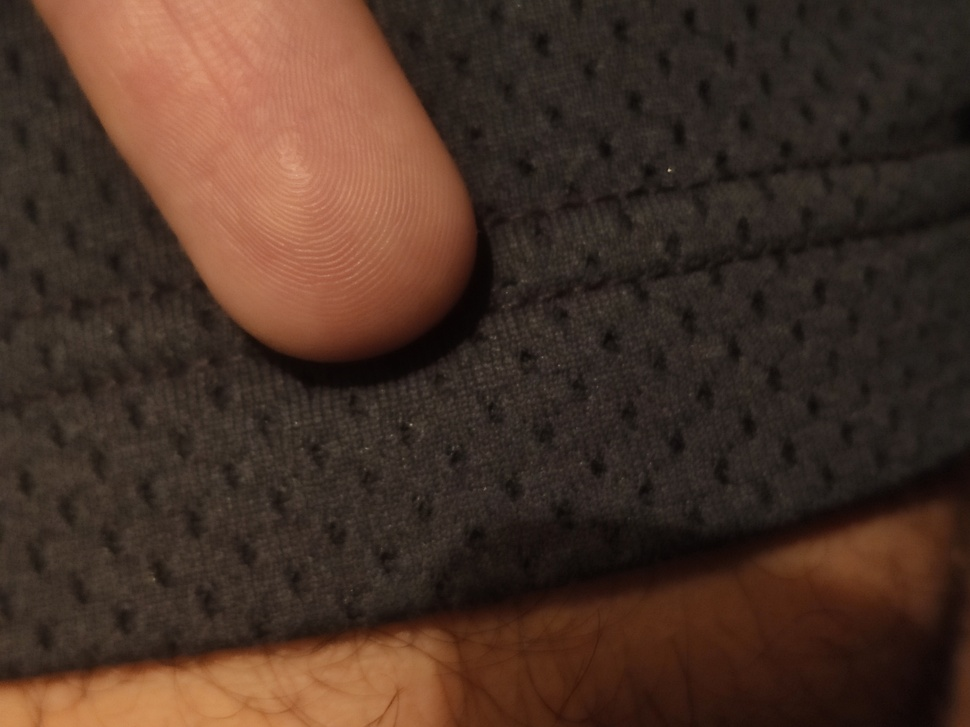
#> input picture Images/R_m_2.jpg, 970 x 727 px, shrunk from 4000 x 3000 before the run
$ python -i orientation_and_cropping.py   (imports and definitions only)
#> lines starting #> are read from the running program, lines starting #| are printed output that depends on the picture; after the words box and inside, x2 and y2 are one past the last pixel; in counts of white or black regions, pixels touching at a corner belong together; long printed decimals are rounded
# This file contains a class which is responsible for finding
# the orientation of a finger image, aligning it to be
# pointing upwards and then cropping the ROI (fingerprint).

# The two final methods call all the rest to perform the operations.
# "process" returns the final aligned, cropped image and
# "process_and_display" displays all the steps taken in order to get there.

import cv2 as cv
import math
import numpy as np
import matplotlib.pyplot as plt


class OrientationCrop:

    def __init__(self):
        pass

    def findAngle(self, img, display=False):
        '''Finds angle/orientation of finger image'''

        # Grayscale
        gray = cv.cvtColor(img, cv.COLOR_BGR2GRAY)

        #===============================================================

        y, x = np.meshgrid(np.arange(gray.shape[1]), np.arange(gray.shape[0]))

        # create a new figure and a 3D axes object
        fig = plt.figure()
        ax = fig.add_subplot(111, projection='3d')

        # plot the surface
        surf = ax.plot_surface(x, y, gray)

        # set the axis labels
        ax.set_xlabel('X')
        ax.set_ylabel('Y')
        ax.set_zlabel('Z')

        # show the plot
        plt.show()

        #==================================================================

        # Threshold
        #thresh = cv.adaptiveThreshold(gray, 255, cv.ADAPTIVE_THRESH_MEAN_C, cv.THRESH_BINARY, 201, 2)
        #ret2, thresh = cv.threshold(gray, 7, 255, cv.THRESH_BINARY+cv.THRESH_OTSU)
        _, thresh = cv.threshold(gray, 100, 255, cv.THRESH_BINARY)
        print(gray.flatten().mean())
        print(gray.flatten().std())
        h, w = img.shape[0], img.shape[1]

        # Contours - Find the real contour
        contours, hierarchy = cv.findContours(thresh, cv.RETR_LIST, cv.CHAIN_APPROX_SIMPLE)
        blank = np.zeros((h, w, 3), dtype='uint8')  # For displaying purposes only
        cv.drawContours(blank, contours, -1, (0, 0, 255), 4)  # Fow displaying purposes only
        c = []
        for i, cnt in enumerate(contours):
            c.append(cv.contourArea(cnt))
        ind = c.index(max(c))
        cnt = contours[ind]

        # Fit Ellipse to get orientation
        ellipse = cv.fitEllipse(cnt)
        (x, y), (MA, ma), angle = cv.fitEllipse(cnt)
        #if angle <= 90:
        #    angle = angle + 180
        x1, y1 = x, y  # Fow displaying purposes only
        x2 = x1 + 500 * math.cos((angle - 90) * np.pi / 180.)  # Fow displaying purposes only
        y2 = y1 + 500 * math.sin((angle - 90) * np.pi / 180.)  # Fow displaying purposes only

        if display:
            # Show images of all steps
            cv.namedWindow('Original', cv.WINDOW_NORMAL)
            cv.imshow('Original', img)

            cv.namedWindow('Step 1: Grayscale', cv.WINDOW_NORMAL)
            cv.imshow('Step 1: Grayscale', gray)

            cv.namedWindow('Step 2: Thresholded', cv.WINDOW_NORMAL)
            cv.imshow('Step 2: Thresholded', thresh)

            cv.namedWindow('Step 3: Contour', cv.WINDOW_NORMAL)
            cv.imshow('Step 3: Contour', blank)
            thresh2 = np.zeros(img.shape)
            thresh2[:, :, 0], thresh2[:, :, 1], thresh2[:, :, 2] = thresh.copy(), thresh.copy(), thresh.copy()
            cv.arrowedLine(thresh2, (int(x1), int(y1)), (int(x2), int(y2)), (255, 0, 0), 8)
            cv.namedWindow('Step 4: Orientation', cv.WINDOW_NORMAL)
            cv.imshow('Step 4: Orientation', thresh2)

        return angle

    def rotate(self, img, angle, rotPoint=None, display=False):
        """Returns the original image but rotated in the right direction"""

        (h, w) = img.shape[:2]

        if rotPoint == None:
            rotPoint = (w // 2, h // 2)

        rotMat = cv.getRotationMatrix2D(rotPoint, angle, 1.0)
        dimensions = (w, h)

        rotated = cv.warpAffine(img, rotMat, dimensions)

        if display:
            # display rotated image
            cv.namedWindow('Step 5: Rotation', cv.WINDOW_NORMAL)
            cv.imshow('Step 5: Rotation', rotated)

        return rotated

    def crop(self, rotated, display=False):
        """
        Finds the center of the fingerprint and returns a crop of the original image
        to be passed to the next stage of preprocessing. First part is same as
        findAngle method because the contours are needed again for the new image.
        """

        # Grayscale
        gray = cv.cvtColor(rotated, cv.COLOR_BGR2GRAY)

        # Threshold
        #thresh = cv.adaptiveThreshold(gray, 255, cv.ADAPTIVE_THRESH_MEAN_C, cv.THRESH_BINARY, 201, 2)
        #_, thresh = cv.threshold(gray, 7, 255, cv.THRESH_BINARY+cv.THRESH_OTSU)
        _, thresh = cv.threshold(gray, 100, 255, cv.THRESH_BINARY)
        h, w = rotated.shape[0], rotated.shape[1]

        # Contours
        contours, hierarchy = cv.findContours(thresh, cv.RETR_TREE, cv.CHAIN_APPROX_SIMPLE)
        blank = np.zeros((h, w, 3), dtype='uint8')
        cv.drawContours(blank, contours, -1, (0, 0, 255), 3)
        # Find the real contour
        c = []
        for i, cnt in enumerate(contours):
            c.append(cv.contourArea(cnt))
        ind = c.index(max(c))
        cnt = contours[ind]

        # Fit Rectangle/Get center
        x, y, w, h = cv.boundingRect(cnt)

        # Crop
        cropped = rotated[y:y + h, x:x + w, :]

        if display:
            # display cropped image
            cv.namedWindow('Step 6: Crop', cv.WINDOW_NORMAL)
            cv.imshow('Step 6: Crop', cropped)
            cv.waitKey(0)
        return cropped

    def process(self, img):
        """Runs all the methods and returns final cropped BGR image"""
        angle = self.findAngle(img)
        rotated = self.rotate(img, angle)
        cropped = self.crop(rotated)
        return cropped

    # This method will plot all the steps of the process.
    def process_and_display(self, img):
        """Runs all the methods BUT displays the result of each step"""
        angle = self.findAngle(img, display=True)
        rotated = self.rotate(img, angle, display=True)
        cropped = self.crop(rotated, display=True)

>>> import cv2
>>> picture = cv2.imread('Images/R_m_2.jpg')
#> picture is the input picture: shape (727, 970, 3); mean B, G, R 38.7, 50.2, 72.2
>>> result = OrientationCrop().process(picture)
#> in findAngle, `surf = ax.plot_surface(x, y, gray)`:
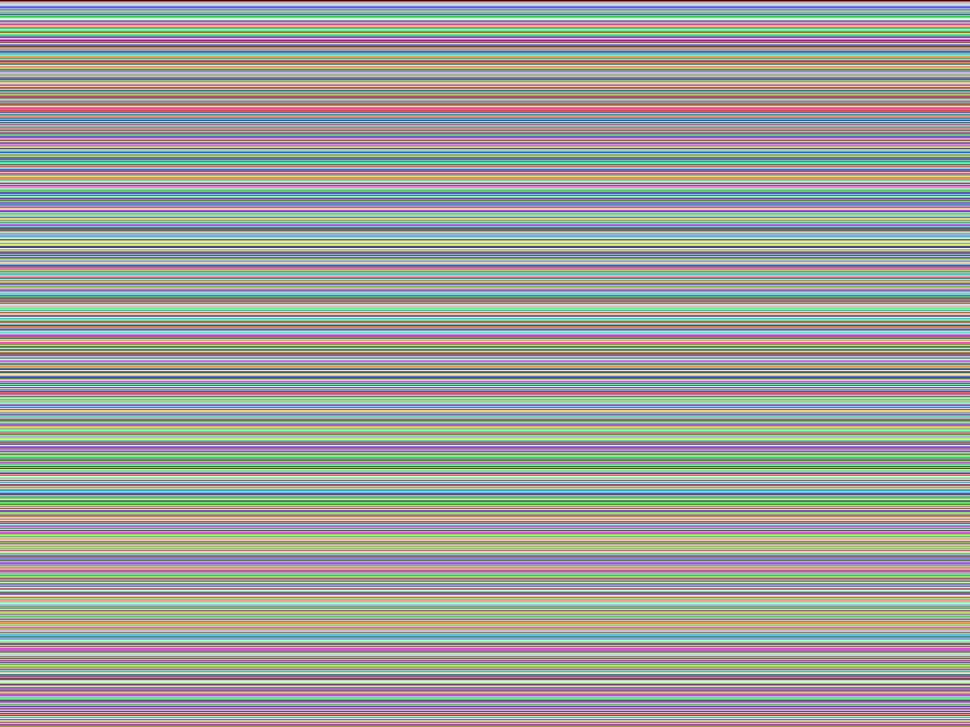
#> x: shape (727, 970) int64; 727 distinct labels, from 0 to 726; one colour per label, 0 black
#> in findAngle, `plt.show()`:
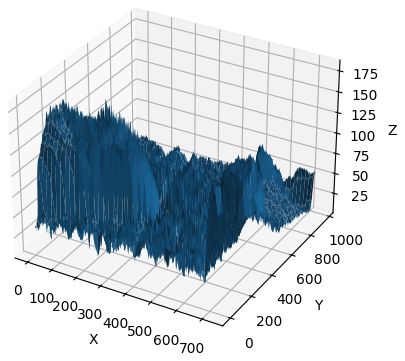
#> figure drawn by matplotlib, 1 panel
#> in findAngle, `_, thresh = cv.threshold(gray, 100, 255, cv.THRESH_BINARY)`:
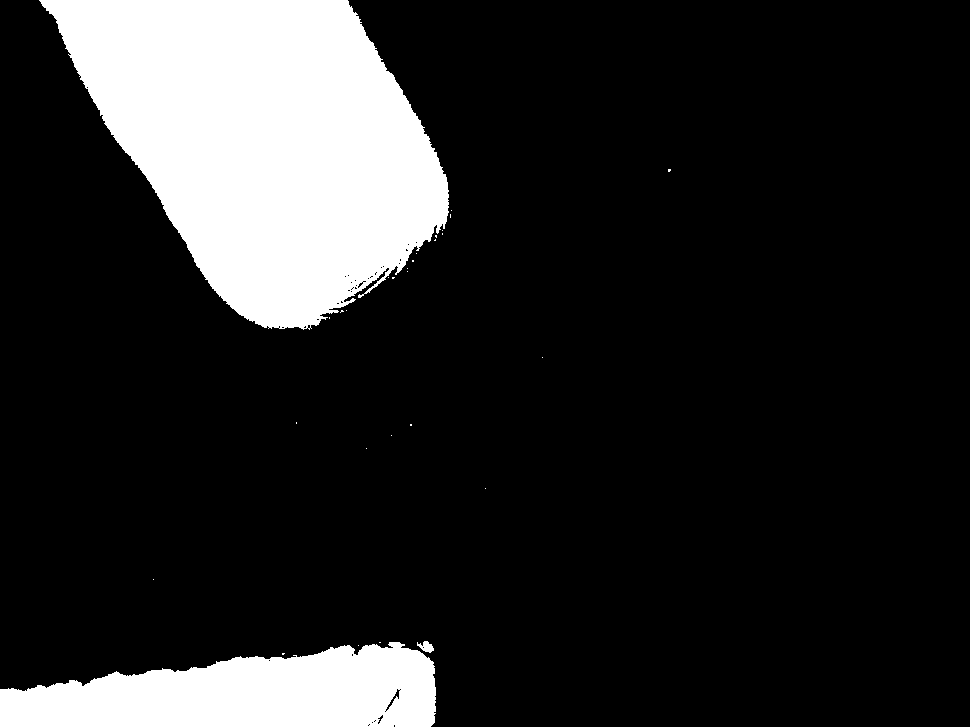
#> thresh: shape (727, 970); 16.1% white; 29 white regions (26 under 20 px)
#| 55.457
#| 36.432
#> in findAngle, `contours, hierarchy = cv.findContours(thresh, cv.RETR_LIST, cv.CHAIN_A..`: contours = 74 contours, 69 with area under 20; largest, box (x1, y1, x2, y2) and area: (39, 0, 449, 330) 85862, (0, 642, 436, 727) 26404, (417, 641, 434, 653) 94, (385, 688, 401, 712) 84, (377, 714, 384, 725) 27
#> the loop in findAngle, `for i, cnt in enumerate(contours):` made 74 passes
#> cnt on passes 1, 2, 3, 4, 5, 7, 8, 10, 12, 13, 14, 16: [[367, 725], [368, 724], [369, 725], [368, 726]], [[368, 724], [369, 723], [370, 724], [369, 725]], [[371, 722], [372, 721], [373, 722], [372, 723]], [[373, 721], [374, 720], [375, 721], [374, 722]], [[374, 720], [375, 719], [376, 720], [375, 721]], [[384, 711], [385, 710], [386, 711], [385, 712]], [[399, 689], [400, 688], [401, 689], [400, 690]], [[268, 660], [269, 659], [270, 660], [269, 661]], [[282, 653], [282, 654], [283, 654], [284, 653]], [[422, 647], [423, 646], [424, 647], [423, 648]], [[358, 645]], [[379, 642], [380, 642]]
#> after the loop in findAngle, `for i, cnt in enumerate(contours):`: c = 74 values, max 85862 at index 73, min 0 at index 13, mean 1522
#> in findAngle, `ind = c.index(max(c))`: ind = 73
#> in findAngle, `cnt = contours[ind]`: cnt = contour of 702 points, box (x1, y1, x2, y2) (39, 0, 449, 330), area 85862
#> in findAngle, `ellipse = cv.fitEllipse(cnt)`: ellipse = ((249.2, 104.9), (289.5, 480.6), 145.6)
#> in findAngle, `(x, y), (MA, ma), angle = cv.fitEllipse(cnt)`: x = 249.2; y = 104.9; MA = 289.5; ma = 480.6; angle = 145.6
#> in findAngle, `x1, y1 = x, y`: x1 = 249.2; y1 = 104.9
#> in findAngle, `x2 = x1 + 500 * math.cos((angle - 90) * np.pi / 180.)`: x2 = 531.8
#> in findAngle, `y2 = y1 + 500 * math.sin((angle - 90) * np.pi / 180.)`: y2 = 517.3
#> in process, `angle = self.findAngle(img)`: angle = 145.6
#> in rotate, `rotMat = cv.getRotationMatrix2D(rotPoint, angle, 1.0)`: rotMat = [[-0.825, 0.565, 679.9], [-0.565, -0.825, 936.6]]
#> in crop, `gray = cv.cvtColor(rotated, cv.COLOR_BGR2GRAY)`:
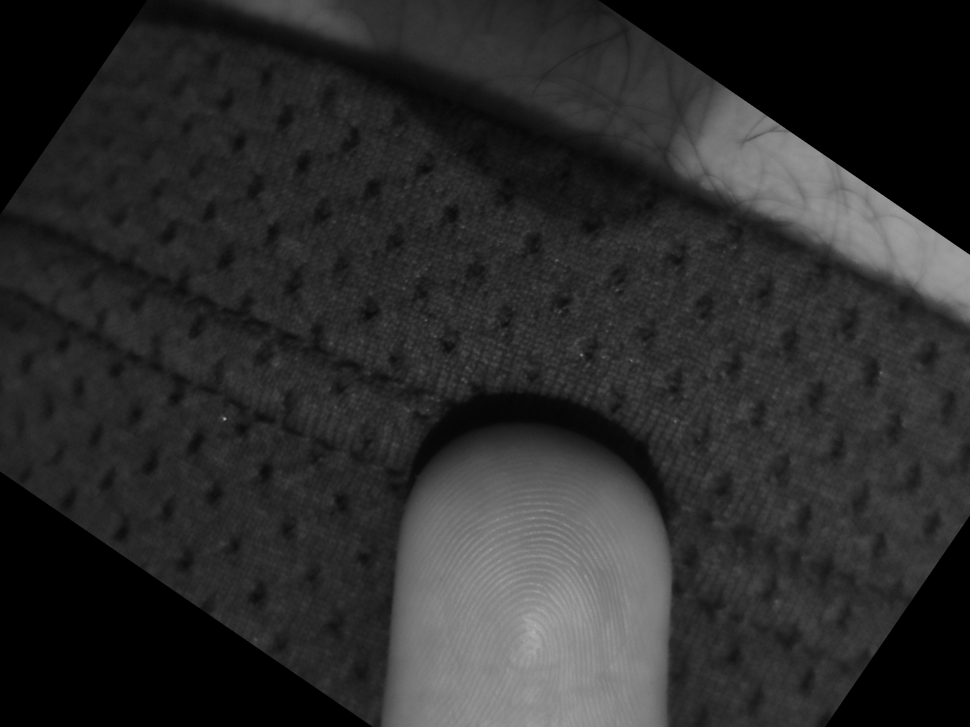
#> gray: shape (727, 970); min 0, max 176, mean 43.7
#> in crop, `_, thresh = cv.threshold(gray, 100, 255, cv.THRESH_BINARY)`:
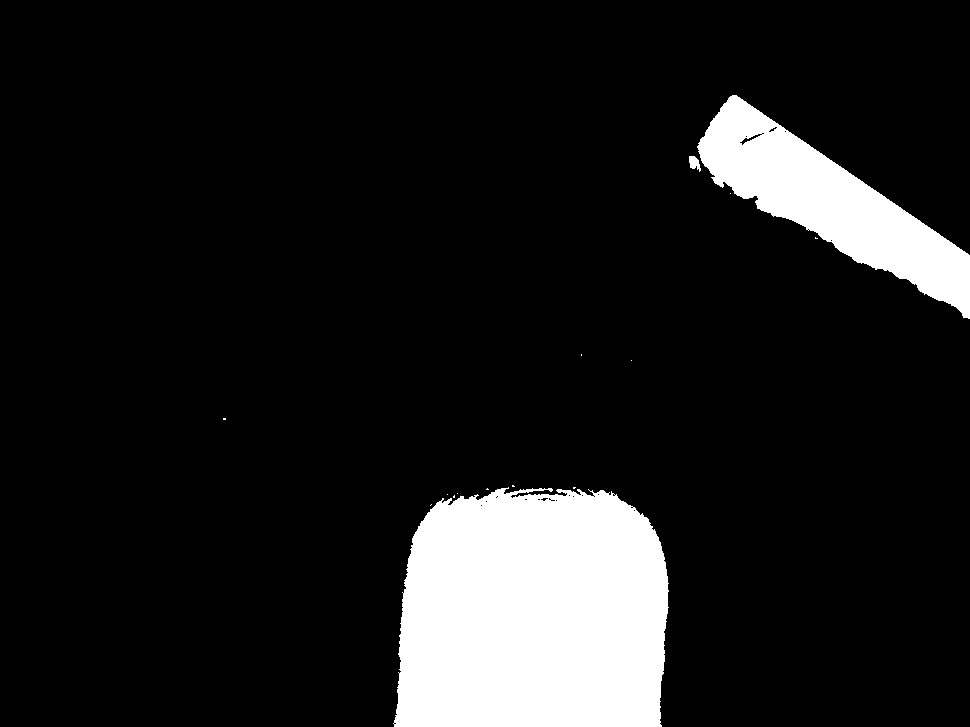
#> thresh: shape (727, 970); 11.4% white; 15 white regions (12 under 20 px)
#> in crop, `contours, hierarchy = cv.findContours(thresh, cv.RETR_TREE, cv.CHAIN_A..`: contours = 41 contours, 36 with area under 20; largest, box (x1, y1, x2, y2) and area: (393, 487, 669, 727) 58516, (697, 95, 970, 319) 20788, (689, 156, 701, 172) 96, (739, 133, 763, 146) 76, (768, 126, 778, 133) 22
#> in crop, `cv.drawContours(blank, contours, -1, (0, 0, 255), 3)`:
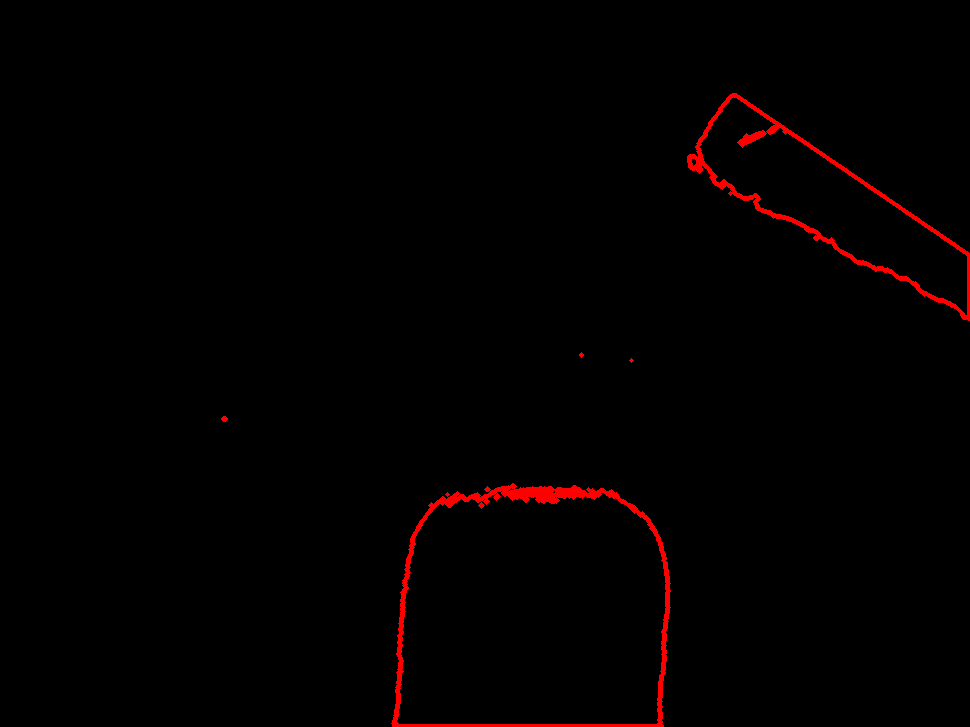
#> blank: shape (727, 970, 3); mean of channels 0, 1, 2 0, 0, 3.2; drawn as B, G, R
#> the loop in crop, `for i, cnt in enumerate(contours):` made 41 passes
#> cnt on passes 1, 2, 3, 4, 5, 6, 9, 11, 12, 13, 19, 20: [[431, 504], [430, 505]], [[454, 495], [453, 496], [453, 497], [454, 497]], [[447, 494]], [[457, 493]], [[487, 488], [486, 489], [488, 489]], [[573, 487], [573, 488], [574, 488], [575, 487]], [[633, 510], [634, 509], [635, 510], [634, 511]], [[480, 505], [481, 504], [482, 505], [481, 506]], [[485, 501], [486, 500], [487, 501], [486, 502]], [[555, 500], [556, 499], [557, 500], [556, 501]], [[495, 497], [496, 496], [497, 497], [496, 498]], [[593, 496], [594, 495], [595, 496], [594, 497]]
#> after the loop in crop, `for i, cnt in enumerate(contours):`: c = 41 values, max 58515.5 at index 6, min 0 at index 0, mean 1941.3
#> in crop, `ind = c.index(max(c))`: ind = 6
#> in crop, `cnt = contours[ind]`: cnt = contour of 487 points, box (x1, y1, x2, y2) (393, 487, 669, 727), area 58516
#> in crop, `x, y, w, h = cv.boundingRect(cnt)`: x = 393; y = 487; w = 276; h = 240
#> in crop, `cropped = rotated[y:y + h, x:x + w, :]`:
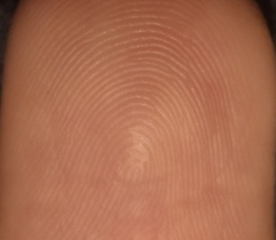
#> cropped: shape (240, 276, 3); mean B, G, R 79.7, 107.1, 169.7

$ run again, on Images/R_m_3.jpg
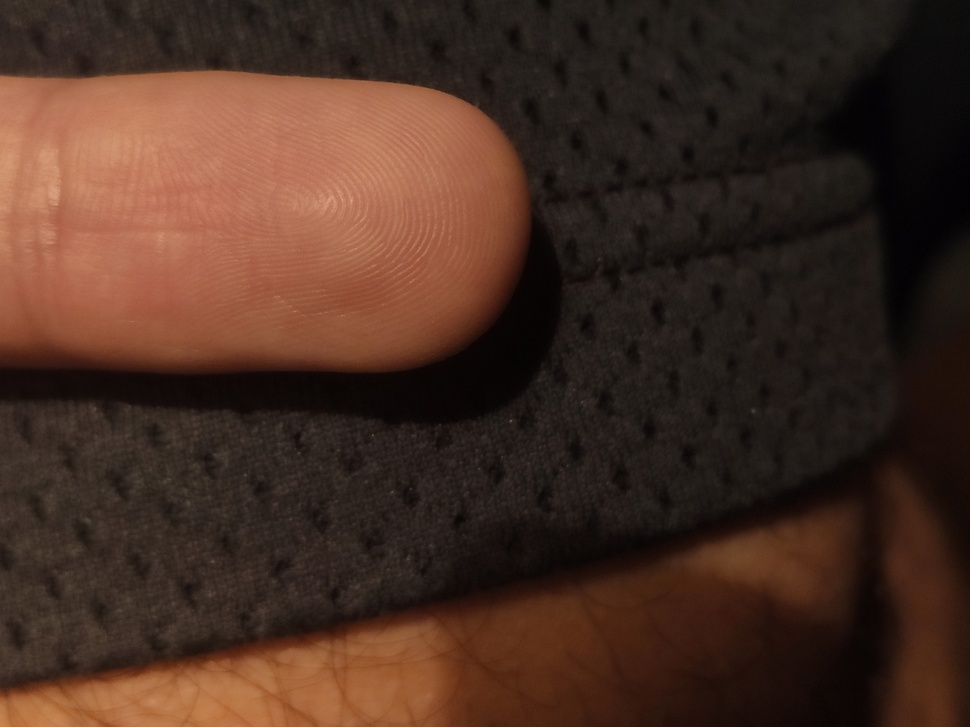
#> input picture Images/R_m_3.jpg, 970 x 727 px, shrunk from 4000 x 3000 before the run
#> picture is the input picture: shape (727, 970, 3); mean B, G, R 34.7, 46.3, 71.3
#> in findAngle, `_, thresh = cv.threshold(gray, 100, 255, cv.THRESH_BINARY)`:
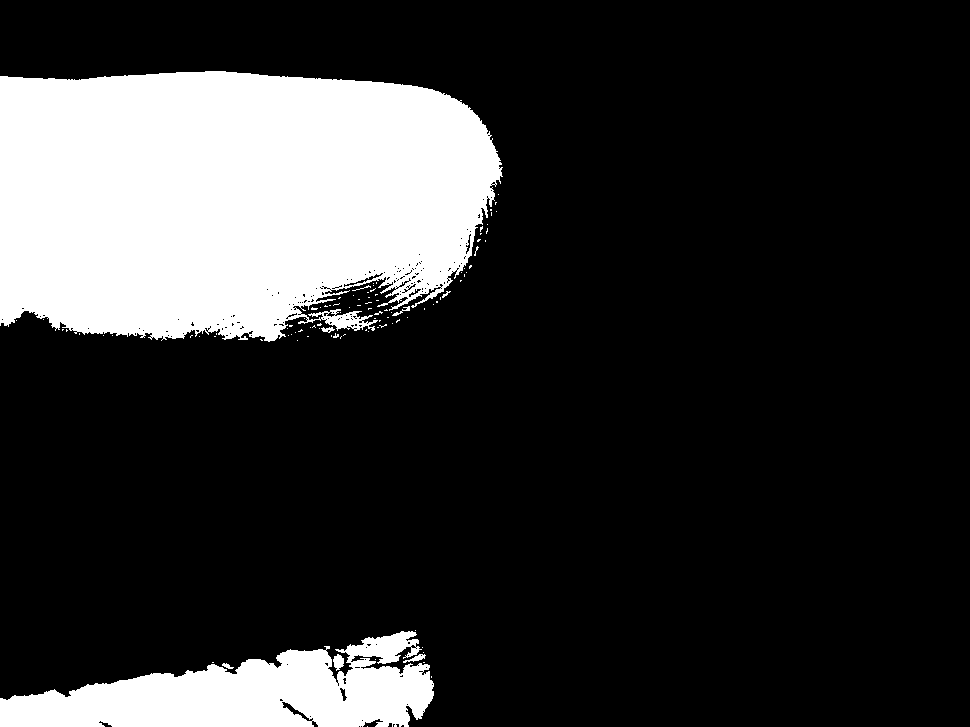
#> thresh: shape (727, 970); 19.8% white; 102 white regions (93 under 20 px)
#| 52.469
#| 41.123
#> in findAngle, `contours, hierarchy = cv.findContours(thresh, cv.RETR_LIST, cv.CHAIN_A..`: contours = 322 contours, 306 with area under 20; largest, box (x1, y1, x2, y2) and area: (0, 71, 503, 342) 113901, (0, 631, 434, 727) 23614, (281, 701, 314, 722) 157, (343, 272, 384, 288) 120, (333, 654, 344, 671) 104
#> the loop in findAngle, `for i, cnt in enumerate(contours):` made 322 passes
#> cnt on passes 1 to 3: [[367, 726]], [[361, 720], [362, 719], [363, 720], [362, 721]], [[309, 716], [310, 715], [311, 716], [310, 717]]
#> after the loop in findAngle, `for i, cnt in enumerate(contours):`: c = 322 values, max 113901 at index 321, min 0 at index 0, mean 432.5
#> in findAngle, `ind = c.index(max(c))`: ind = 321
#> in findAngle, `cnt = contours[ind]`: cnt = contour of 1289 points, box (x1, y1, x2, y2) (0, 71, 503, 342), area 113901
#> ellipse = ((200.4, 199.8), (272.6, 617.2), 87.22)
#> in findAngle, `(x, y), (MA, ma), angle = cv.fitEllipse(cnt)`: x = 200.4; y = 199.8; MA = 272.6; ma = 617.2; angle = 87.22
#> x1 = 200.4; y1 = 199.8
#> x2 = 699.9
#> y2 = 175.5
#> in process, `angle = self.findAngle(img)`: angle = 87.22
#> rotMat = [[0.0484, 0.999, 98.94], [-0.999, 0.0484, 829.9]]
#> in crop, `contours, hierarchy = cv.findContours(thresh, cv.RETR_TREE, cv.CHAIN_A..`: contours = 205 contours, 191 with area under 20; largest, box (x1, y1, x2, y2) and area: (180, 337, 453, 727) 85768, (749, 430, 844, 727) 18526, (813, 552, 835, 584) 154, (389, 461, 403, 502) 111, (769, 519, 785, 530) 103
#> the loop in crop, `for i, cnt in enumerate(contours):` made 205 passes
#> cnt on passes 1, 2, 4: [[443, 655], [444, 656]], [[445, 631], [445, 632]], [[442, 630], [443, 630]]
#> after the loop in crop, `for i, cnt in enumerate(contours):`: c = 205 values, max 85767.5 at index 90, min 0 at index 0, mean 515.4
#> in crop, `ind = c.index(max(c))`: ind = 90
#> in crop, `cnt = contours[ind]`: cnt = contour of 1002 points, box (x1, y1, x2, y2) (180, 337, 453, 727), area 85768
#> in crop, `x, y, w, h = cv.boundingRect(cnt)`: x = 180; y = 337; w = 273; h = 390
#> in crop, `cropped = rotated[y:y + h, x:x + w, :]`:
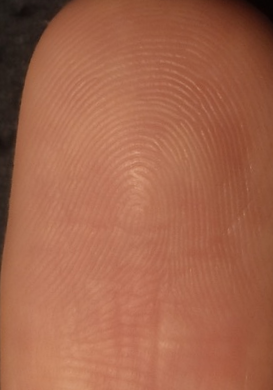
#> cropped: shape (390, 273, 3); mean B, G, R 75.2, 100.9, 163.3
